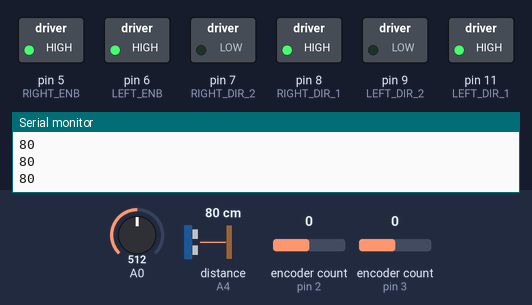
A sketch run on a simulated Arduino Mega 2560, built with avr-gcc and run on an emulated ATmega2560. Shown: switched loads named in the sketch (green lamp = pin HIGH), the last lines printed to the serial monitor. Inputs (shaded band) come from the test bench; at power-on: distance to the obstacle (sensor on A4) 80 cm, A0 = 512, encoder count (sensors on pin 2, pin 3) 0. The echo pulse lasts 58.3 µs per cm.

Above: at 1.3 s.
1.4 s: distance to the obstacle (sensor on A4) set to 64 cm
2.9 s: distance to the obstacle (sensor on A4) set to 57 cm
At 3.3 s:
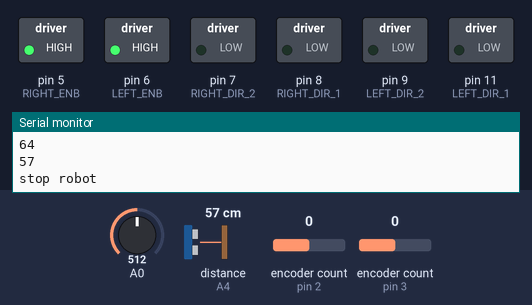
At 4.4 s:
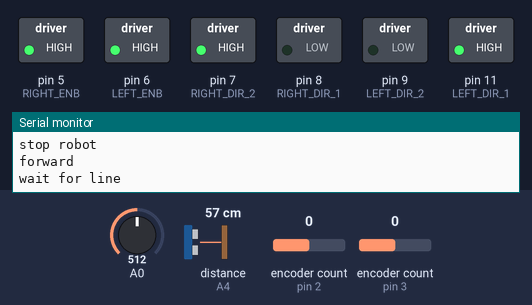
Timing chart, 0 to 5.9 s (numbered marks = the images above; inputs shaded):
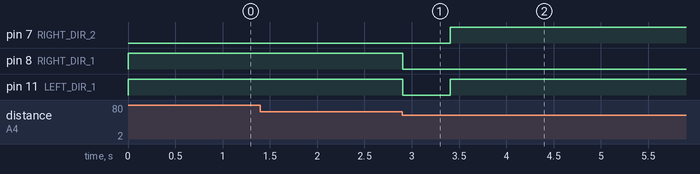

Measured:
- the behaviour switches between 60 and 59 cm on distance to the obstacle (sensor on A4) (found by bisection; images 0 and 1)
- after the input at 2.9 s, pin 7 (RIGHT_DIR_2): LOW → HIGH after 0.51 s; pin 8 (RIGHT_DIR_1): HIGH → LOW at once; pin 11 (LEFT_DIR_1): HIGH → LOW at once, → HIGH 0.50 s later

The sketch:

bean_robot.ino
```cpp
/**
 * bean robot, mostly from scratch
 * created on 29.01.20
 */

//includes
#include <Ultrasonic.h>
#include <Encoder.h>

//directions for move_robot function
enum directions
{

  DIR_FORWARD = 0,
  DIR_BACKWARD,
  DIR_CLOCKWISE,
  DIR_ANTICLOCKWISE,
  DIR_STOP

};

//pin definitions
//Standard capitals because it is constant
#define RIGHT_DIR_1 8
#define RIGHT_DIR_2 7
#define RIGHT_ENB 5
#define LEFT_DIR_1 11
#define LEFT_DIR_2 9
#define LEFT_ENB 6

#define US_FRONT_TRIG A5
#define US_FRONT_ECHO A4

#define US_LEFT_TRIG A3
#define US_LEFT_ECHO A2

#define IR_PIN A0;

//object construction
Ultrasonic frontSensor(US_FRONT_TRIG, US_FRONT_ECHO, 10000UL);
Ultrasonic leftSensor(US_LEFT_TRIG, US_LEFT_ECHO, 10000UL);

Encoder leftEncoder(3, 4);
Encoder rightEncoder(2, 10);

//global variables
int lspeed = 150;
int rspeed = 150;
bool loop_flag = false;
double ir_value = 0;
bool int_motor = false;
bool pushing = false;
volatile long leftEncoderStore = 0, rightEncoderStore = 0;
volatile int rightMotorSpeed = 0, leftMotorSpeed = 0;

int motor_speed_spin = 40;
int motor_speed_drive = 190;
int time_backwards = 1500;
int ir_threshold = 950.0;
int min_distance = 5;
int max_distance = 60;
int detect_wait_time = 200;

//function prototypes
void move_robot(int t, int dir);
void driveLeftMotor(int);
void driveRighttMotor(int);

// interrupt service routine called when timer0 compare A interrupt flag set
//called on timer0 so every 1ms
ISR(TIMER0_COMPA_vect)
{

  if (int_motor) {
    //leftMotor
    long encoderReading = leftEncoder.read();
    int measuredSpeed = abs(leftEncoderStore - encoderReading) * 15;//in rpm
    leftEncoderStore = encoderReading;
    if (measuredSpeed > leftMotorSpeed)
      digitalWrite(LEFT_ENB, LOW);
    else
      digitalWrite(LEFT_ENB, HIGH);
  }

  else
  {
    //rightMotor
    long encoderReading = rightEncoder.read();
    long measuredSpeed = abs(rightEncoderStore - encoderReading) * 15;//in rpm
    rightEncoderStore = encoderReading;
    if (measuredSpeed > rightMotorSpeed)
      digitalWrite(RIGHT_ENB, LOW);
    else
      digitalWrite(RIGHT_ENB, HIGH);
  }

  int_motor = !int_motor;
}

//setup function
void setup() {

  //start serial
  Serial.begin(9600);

  //set up pins as inputs and outputs
  pinMode(RIGHT_DIR_1, OUTPUT);
  pinMode(RIGHT_DIR_2, OUTPUT);
  pinMode(RIGHT_ENB, OUTPUT);
  pinMode(LEFT_DIR_1, OUTPUT);
  pinMode(LEFT_DIR_2, OUTPUT);
  pinMode(LEFT_ENB, OUTPUT);
  pinMode(A0, INPUT);

  //configute avr timer
  //stolen from https://github.com/player2point0/MineSweeper/blob/master/sketch_jan15a/sketch_jan15a.ino
  //https://learn.adafruit.com/multi-tasking-the-arduino-part-2/timers
  //https://www.teachmemicro.com/arduino-timer-interrupt-tutorial/
  //https://arduino.stackexchange.com/questions/30968/how-do-interrupts-work-on-the-arduino-uno-and-similar-boards
  OCR0A = 0xAF; // set the compare register A for timer0
  TIMSK0 |= _BV(OCIE0A);  //enable the compare interrupt A for timer 0

  // spin!
    driveLeftMotor(motor_speed_spin);
    driveRightMotor(-motor_speed_spin);
    delay(100);
//  move_robot(0, DIR_CLOCKWISE);
}

void loop() {

  //determine ultrasonic sensor distance
  int distance = frontSensor.read();
  Serial.println(distance);

  //if distance is within some range
  if (distance > min_distance && distance < max_distance)
  {
    //record start encoder position
    long start_encoder = leftEncoderStore;

    //stop the robot for 0.5s
    //atm the robot will drift backwards a bit, that's fine
    Serial.println("stop robot");
    driveLeftMotor(0);
    driveRightMotor(0);
    delay(500);
//  move_robot(2000, DIR_STOP);

    //go forwards for 100ms
    Serial.println("forward");
    driveLeftMotor(motor_speed_drive);
    driveRightMotor(motor_speed_drive);
    delay(100);
//  move_robot(100, DIR_BACKWARD); //this is deliberately set to backwards

    //wait until robot senses line
    Serial.println("wait for line");
    while( ir_value < ir_threshold )
    {
      ir_value = analogRead(A0);
    }

    //reset ir value
    Serial.println("found line");
    ir_value = 0;

    //go backwards for 3s
    Serial.println("go backwards");
    driveLeftMotor(-motor_speed_drive);
    driveRightMotor(-motor_speed_drive);
    delay(time_backwards);

    //store encoder position at line
    long end_encoder = leftEncoderStore;

    //go backwards for the same distance as the robot went forwards

    while(0)
    {
      break;
      Serial.print("distance: ");
      Serial.print(end_encoder  - start_encoder);
      Serial.print("\t\t\telapsed: ");
      Serial.println(leftEncoderStore - end_encoder);

      //todo: fix this
      if (end_encoder  - start_encoder < leftEncoderStore - end_encoder) break;
    }


    //stop the robot for 0.5s
    Serial.println("stop robot");
    driveLeftMotor(0);
    driveRightMotor(0);
    delay(500);
//  move_robot(2000, DIR_STOP);

    //increase backwards time
    time_backwards = min(time_backwards + 100, 2500);

    //go clockwise for 0.1s
    Serial.println("go clockwise");
    driveLeftMotor(motor_speed_spin);
    driveRightMotor(-motor_speed_spin);
    delay(detect_wait_time);
//  move_robot(2000, DIR_CLOCKWISE);
  }


}


//move the robot
// int dir          the direction to move the robot.  you can pass a number or a member of the "directions" enum
//                  number            direction
//                  0                 forward
//                  1                 backward
//                  2                 clockwise
//                  3                 anticlockwise
//                  anything else     stop the robot (the robot may coast a bit)
// int t            time to delay (in ms) after moving the robot.  the robot will continue to move while the delay is elapsing,
//                  and will move after the delay has elapsed
// int speed        the speed that the robot will move

void move_robot(int dir, int t, int speed)
{
  switch(dir)
  {
    case 0: //forward
      driveLeftMotor(speed);
      driveRightMotor(speed);
      break;

   case 1: //backwards
      driveLeftMotor(-speed);
      driveRightMotor(-speed);
      break;

    case 2: //clockwise
      driveLeftMotor(speed);
      driveRightMotor(-speed);
      break;

    case 3: //anticlockwise
      driveLeftMotor(speed);
      driveRightMotor(-speed);
      break;

    default:
    case 4: //stop
      driveLeftMotor(0);
      driveRightMotor(0);

      digitalWrite(RIGHT_DIR_1, LOW);
      digitalWrite(RIGHT_DIR_2, LOW);
      digitalWrite(LEFT_DIR_1, LOW);
      digitalWrite(LEFT_DIR_2, LOW);
      break;
  }
  delay(t);
}

//MOTOR FUNCTIONS
//https://github.com/kmclaughlin/Robot_Platform/blob/master/Firmware/Advanced_Movement/Bare_bones/Bare_bones.ino
void driveLeftMotor(int speed){
  leftMotorSpeed = abs(speed);
  if (speed == 0)
  {
    digitalWrite(LEFT_DIR_1, LOW);
    digitalWrite(LEFT_DIR_2, LOW);
    return;
  }
  if (speed > 0){
    digitalWrite(LEFT_DIR_1, HIGH);
    digitalWrite(LEFT_DIR_2, LOW);
  }
  else{
    digitalWrite(LEFT_DIR_1, LOW);
    digitalWrite(LEFT_DIR_2, HIGH);
  }
}

void driveRightMotor(int speed){
  rightMotorSpeed = abs(speed);
  if (speed == 0)
  {
    digitalWrite(RIGHT_DIR_1, LOW);
    digitalWrite(RIGHT_DIR_2, LOW);
    return;
  }
  if (speed > 0){
    digitalWrite(RIGHT_DIR_1, LOW);
    digitalWrite(RIGHT_DIR_2, HIGH);
  }
  else {
    digitalWrite(RIGHT_DIR_1, HIGH);
    digitalWrite(RIGHT_DIR_2, LOW);
  }
}
```
